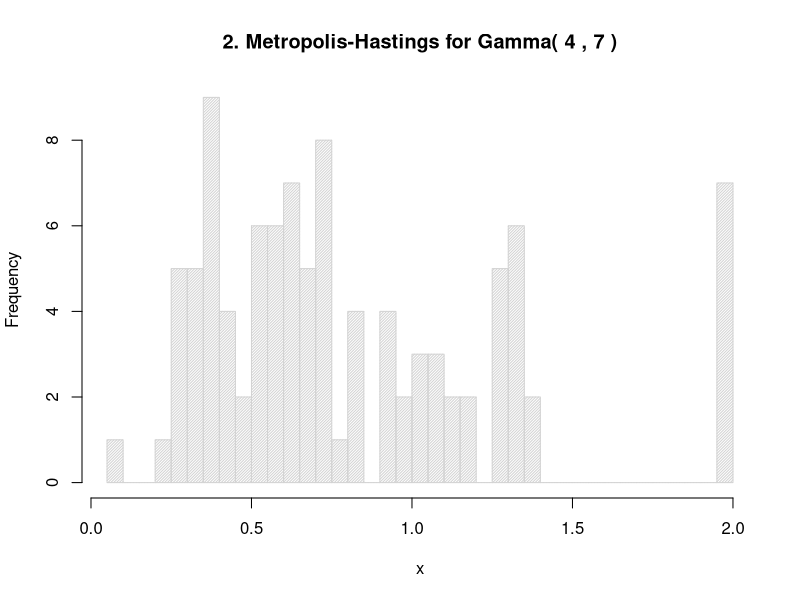
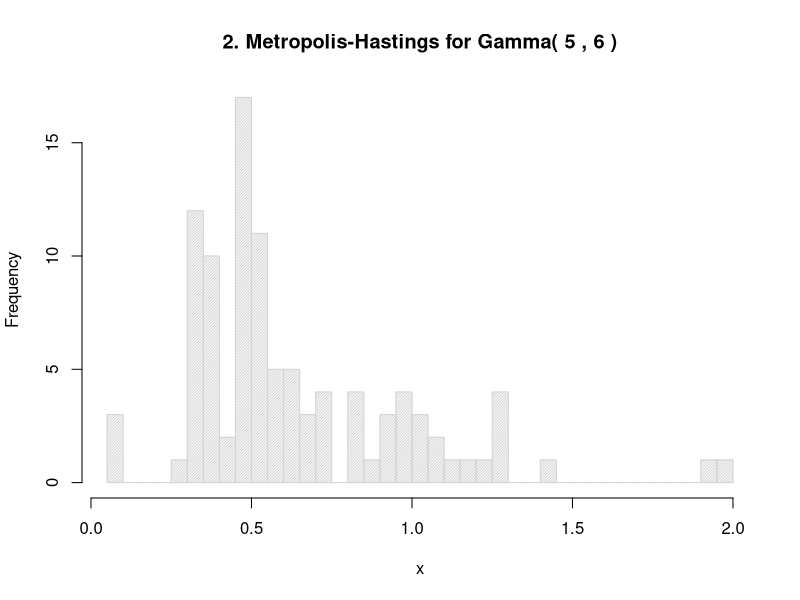

The R source for these figures, in order:
met_hastings_gamma = function(n, prop_shape, prop_rate) {
  
  x = rep(0, n)
  j = 1
  acc = 0
  x[1] = 2
  
  while (j < n) {
    
    # Sample candidate value
    x_cand = rgamma(1, shape = prop_shape, rate = prop_rate)
    
    # Calculate acceptance probability
    acc_prob = acc_prob_calc_gamma(x_cand, x[j], prop_shape, prop_rate)

    # Decide whether to accept or not
    acc_or_not = rbinom(1, 1, acc_prob);
    
    # if accept or not
    if (acc_or_not == 1) {
      acc = acc + 1;
      j = j + 1;
      x[j] = x_cand
    }
    else {
      j = j + 1
      x[j] = x[j-1]
    }	
    
    if (j %% 10 == 0) {
      print(paste("mean after", j, "iterations:", mean(x[1:j])))      
    }
  }
  
  acc_probability = acc/n;
  print(paste("Acceptance probability:", acc_probability));
  print(paste("Estimated mean:", mean(mean(x[1:n]))))
  hist(x, breaks = 50, density = 50, main = paste(
    "2. Metropolis-Hastings for Gamma(", prop_shape, ",", prop_rate, ")")
  );
}

acc_prob_calc_gamma = function(candidate, former, prop_shape, prop_rate) {
  
  if (candidate < 0) {
    acc_probability = 0;
  }
  else {
    # Target densities
    dens_candidate = dgamma(candidate, shape = 4.3, rate = 6.2)
    dens_former = dgamma(former, shape = 4.3, rate = 6.2)
    
    # Proposal densities
    g_former_given_candidate = dgamma(former, shape = prop_shape, rate = prop_rate)
    g_candidate_given_former = dgamma(candidate, shape = prop_shape, rate = prop_rate)
    
    acc_probability = (dens_candidate * g_former_given_candidate) / (dens_former * g_candidate_given_former);
  }
  
  acc_probability = min(1, acc_probability);
  return(acc_probability);
}

# 2. (b): Using Gamma(4, 7)
met_hastings_gamma(100, 4, 7)

# 2. (c): Using Gamma(5, 6)
met_hastings_gamma(100, 5, 6)
